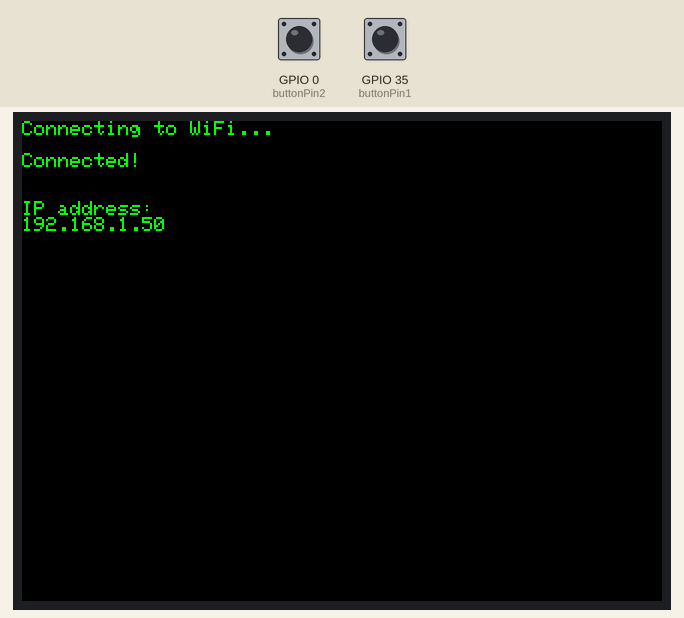
Simulated run of this sketch. Board: ESP32. On the bench: 320×240 colour display. The test bench sets the inputs (shaded band); at power-on: GPIO 0 (buttonPin2) HIGH, GPIO 35 (buttonPin1) HIGH. WiFi joins after 1.5 s; servers stay silent unless stated; a WiFi scan finds three made-up networks.

Above: at 6.4 s.
6.5 s: GPIO 0 (buttonPin2) pulled LOW for 1 s
At 8.3 s:
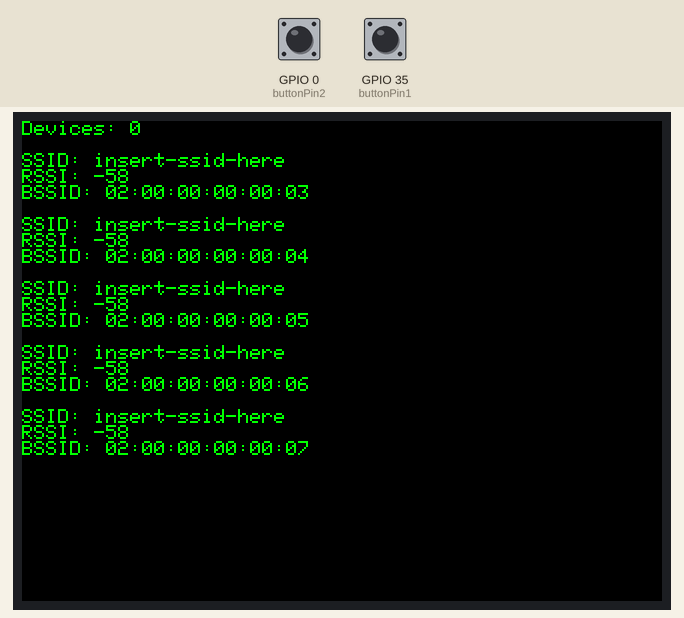
9.0 s: GPIO 35 (buttonPin1) pulled LOW for 1 s
At 10.8 s:
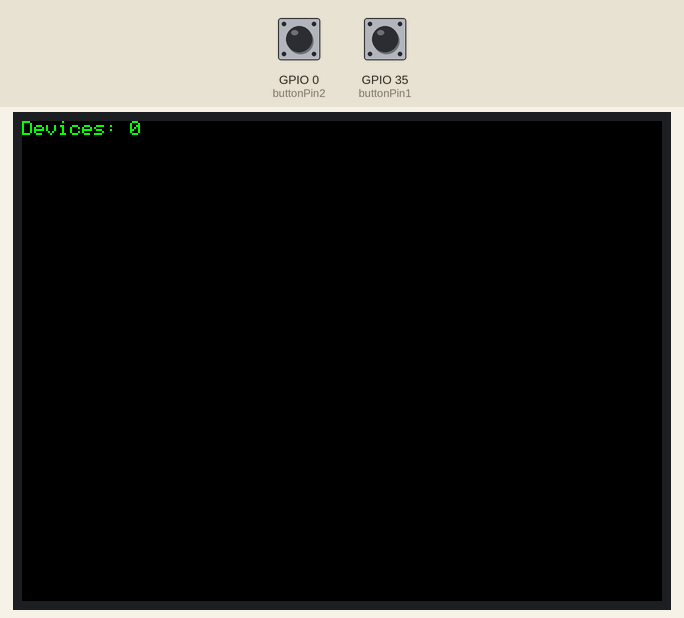
11.5 s: GPIO 35 (buttonPin1) pulled LOW for 3.2 s
16.2 s: GPIO 0 (buttonPin2) pulled LOW for 0.15 s
At 16.9 s:
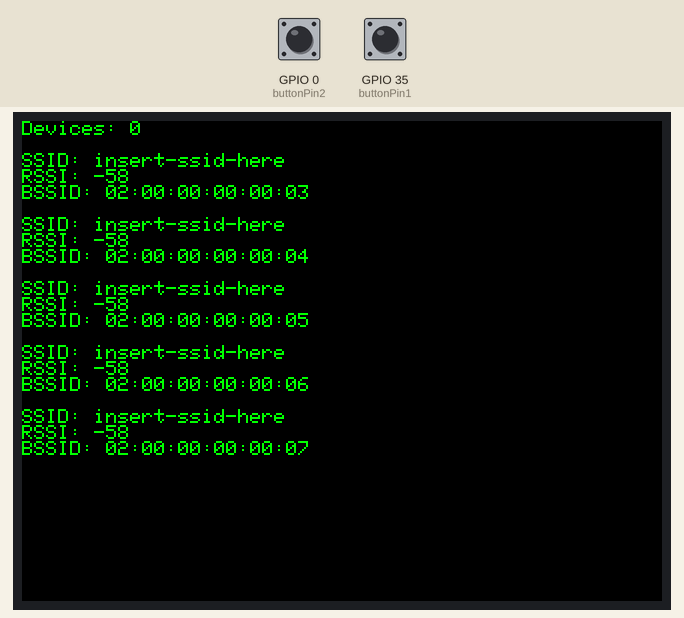
Timing chart, 0 to 19.2 s (numbered marks = the images above; inputs shaded):
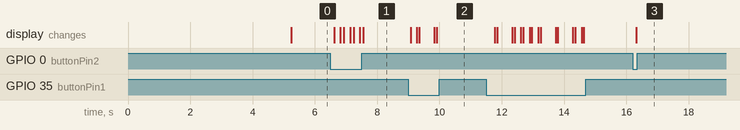

Measured:
- after the input at 6.5 s, the display: changes after 0.12 s (image 1)
- after the input at 9.0 s, the display: changes after 0.08 s (image 2)
- after the input at 16.2 s, the display: changes after 0.12 s (image 3)

The sketch:

Scan-WiFi-Networks.ino
```cpp
#include <WiFi.h>
#include <TFT_eSPI.h>
#include <ESPAsyncWebServer.h>
#include <AsyncTCP.h>

/////////////////////////////// EDIT THESE BEFORE RUNNING THE CODE ///////////////////////////////
const char* ssid = "insert-ssid-here";
const char* password = "insert-password-here";
/////////////////////////////////////////////////////////////////////////////////////////////////

TFT_eSPI tft = TFT_eSPI();
AsyncWebServer server(80);

// Button pins
const int buttonPin1 = 35; // S1
const int buttonPin2 = 0;  // S2

int totalNetworks = 0;
int currentPosition = 0;
int networksPerPage = 5;

void setup() {
  Serial.begin(115200);
  tft.init();
  tft.setRotation(1);
  tft.fillScreen(TFT_BLACK);
  tft.setTextColor(TFT_GREEN, TFT_BLACK);
  tft.setTextSize(1.5);

  pinMode(buttonPin1, INPUT_PULLUP);
  pinMode(buttonPin2, INPUT_PULLUP);

  WiFi.begin(ssid, password);

  tft.println("Connecting to WiFi...\n");
  delay(5000);
  while (WiFi.status() != WL_CONNECTED) {
    delay(500);
    Serial.print(".");
  }
  tft.println("Connected!\n\n");
  tft.println("IP address: ");
  tft.println(WiFi.localIP());

  server.on("/scan", HTTP_GET, [](AsyncWebServerRequest *request){
    String json = "[";
    int n = WiFi.scanNetworks();
    for (int i = 0; i < n; ++i) {
      if (i) json += ",";
      json += "{";
      json += "\"ssid\":\"" + WiFi.SSID(i) + "\"";
      json += ",\"rssi\":" + String(WiFi.RSSI(i));
      json += ",\"bssid\":\"" + WiFi.BSSIDstr(i) + "\"";
      json += "}";
    }
    json += "]";
    request->send(200, "application/json", json);
  });

  server.begin();
}

void loop() {
  // Check if buttons are pressed
  if (digitalRead(buttonPin1) == LOW) {
    currentPosition -= networksPerPage;
    if (currentPosition < 0) currentPosition = 0;
    displayNetworks();
    delay(200); // Debounce delay
  }

  if (digitalRead(buttonPin2) == LOW) {
    currentPosition += networksPerPage;
    if (currentPosition >= totalNetworks) currentPosition = totalNetworks - networksPerPage;
    displayNetworks();
    delay(200); // Debounce delay
  }

  // Update the network list every 30 seconds
  static unsigned long lastUpdate = 0;
  if (millis() - lastUpdate > 30000) {
    lastUpdate = millis();
    updateNetworkList();
  }
}

void updateNetworkList() {
  totalNetworks = WiFi.scanNetworks();
  currentPosition = 0; // Reset position
  displayNetworks();
}

void displayNetworks() {
  tft.fillScreen(TFT_BLACK);
  tft.setCursor(0, 0);
  tft.printf("Devices: %d\n\n", totalNetworks);

  for (int i = currentPosition; i < currentPosition + networksPerPage && i < totalNetworks; ++i) {
    tft.printf("SSID: %s\n", WiFi.SSID(i).c_str());
    tft.printf("RSSI: %d\n", WiFi.RSSI(i));
    tft.printf("BSSID: %s\n", WiFi.BSSIDstr(i).c_str());
    tft.println("");
  }
}
```
